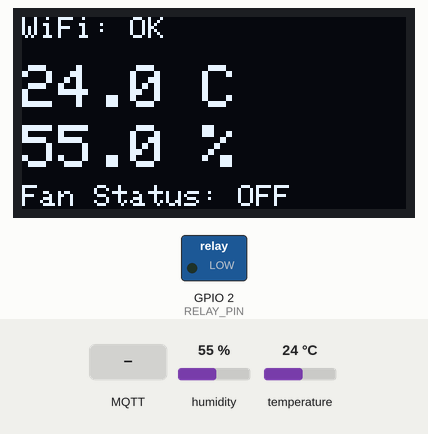
Simulated run of this program. Board: ESP32. Parts: 128×64 one-colour display, switched loads named in the program (green lamp = pin HIGH). The test bench sets the inputs (shaded band); at power-on: humidity 55 %, temperature 24 °C. WiFi joins after 1.5 s; servers stay silent unless stated; random numbers use the default seed unless the program sets one; no MQTT or app messages arrive unless stated; not simulated (calls return 0 or success): secrets.h; names the files do not define were given values by the test bench: SECRET_MQTT_PORT = 1883; what the program prints to the serial monitor is not drawn.

Above: at 3.7 s.
3.8 s: MQTT message "HEAT_ON" arrives on the first subscribed topic
At 4.5 s:
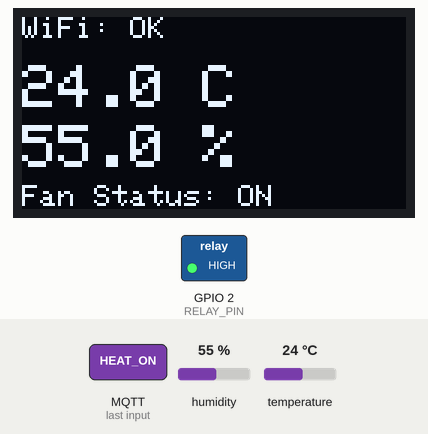
5.6 s: humidity set to 22 %
At 7.9 s:
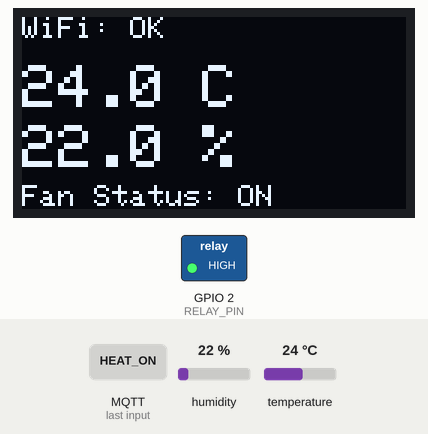
8.3 s: MQTT message "HEAT_OFF" arrives on the first subscribed topic
At 9.5 s:
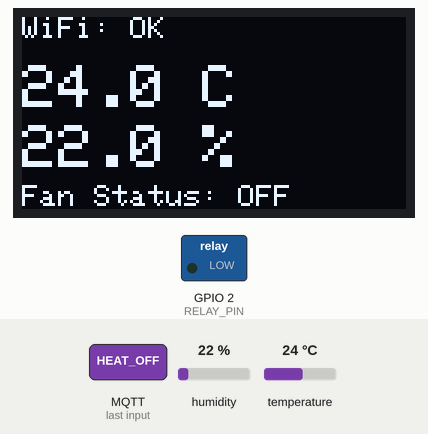
9.8 s: temperature set to 12 °C
At 11.7 s:
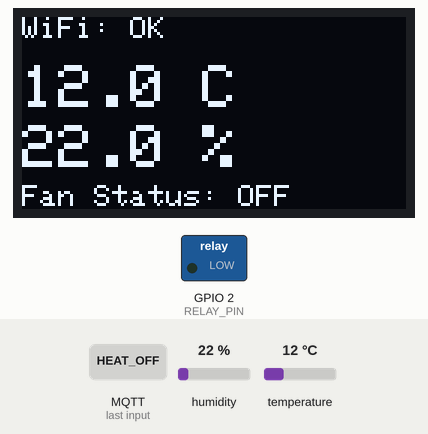
12.5 s: humidity set to 40 %
At 13.6 s:
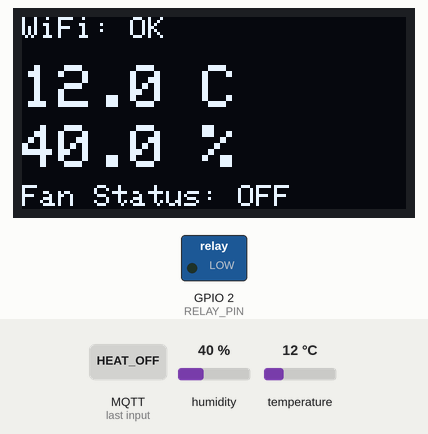
14.6 s: temperature set to 19 °C
At 15.5 s:
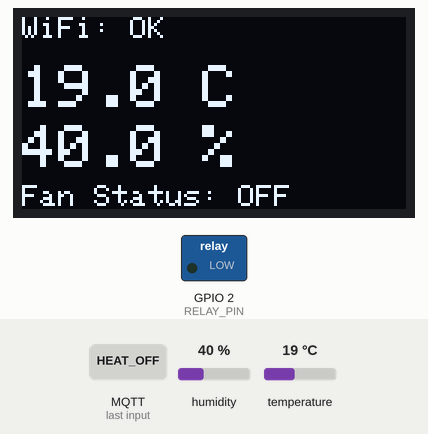
Timing chart, 0 to 17.6 s (numbered marks = the images above; inputs shaded):
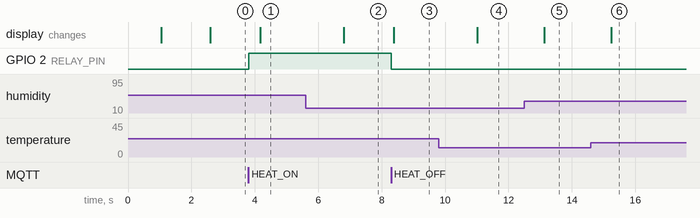

The program:

main.cpp
```cpp
#include <Arduino.h>
#include <WiFi.h>
#include <WiFiClientSecure.h>
#include <PubSubClient.h>
#include <Adafruit_GFX.h>
#include "secrets.h"
#include <Adafruit_SSD1306.h>
#include "DHT.h"

#define DHTPIN 15
#define RELAY_PIN 2

#define SCREEN_WIDTH 128
#define SCREEN_HEIGHT 64
#define OLED_RESET -1
#define SCREEN_ADDRESS 0x3C

// Credentials
const char *ssid = "Wokwi-GUEST";
const char *password = "";

// HiveMQ Credentials
const char *mqtt_server = SECRET_MQTT_SERVER;
const int mqtt_port = SECRET_MQTT_PORT;
const char *mqtt_user = SECRET_MQTT_USER;
const char *mqtt_pass = SECRET_MQTT_PASS;

// global objects
WiFiClientSecure espClient;
PubSubClient client(espClient);
DHT dht(DHTPIN, DHT22);
Adafruit_SSD1306 display(SCREEN_WIDTH, SCREEN_HEIGHT, &Wire, OLED_RESET);

// RTOS Handlers
TaskHandle_t SensorTask;
TaskHandle_t MqttTask;

void setup_wifi();
void reconnect();
void callback(char *topic, byte *payload, unsigned int length);
void sensorTaskCode(void *parameter);
void mqttTaskCode(void *parameter);
void updateOLED(float t, float h);

void setup()
{
  Serial.begin(115200);
  delay(1000);
  pinMode(RELAY_PIN, OUTPUT);
  digitalWrite(RELAY_PIN, LOW);

  dht.begin();

  // Initialize OLED
  if (!display.begin(SSD1306_SWITCHCAPVCC, SCREEN_ADDRESS))
  {
    Serial.println(F("SSD1306 allocation failed"));
  }
  display.clearDisplay();
  display.setTextColor(SSD1306_WHITE);
  display.setTextSize(1);
  display.setCursor(0, 20);
  display.println("Booting System...");
  display.display();

  // Configure secure WiFi for HiveMQ Cloud
  espClient.setInsecure(); // Skips certificate validation for prototyping

  setup_wifi();

  client.setServer(mqtt_server, mqtt_port);
  client.setCallback(callback);

  // MQTT connection and listening for commands Task
  xTaskCreatePinnedToCore(
      mqttTaskCode,
      "MQTT_Task",
      10000, // Stack size
      NULL,
      1, // Priority
      &MqttTask,
      0); // Core 0

  // Sensor Task
  xTaskCreatePinnedToCore(
      sensorTaskCode,
      "Sensor_Task",
      10000,
      NULL,
      1,
      &SensorTask,
      1);
}

void loop()
{
  vTaskDelete(NULL);
}

// continuously read sensors and publish data
void sensorTaskCode(void *parameter)
{
  int loopCounter = 0; // Each increment is 500ms

  for (;;)
  {
    float h = dht.readHumidity();
    float t = dht.readTemperature();

    if (!isnan(h) && !isnan(t))
    {
      // 1. UPDATE OLED IMMEDIATELY
      updateOLED(t, h);

      if (loopCounter >= 10)
      {
        if (client.connected())
        {
          String payload = "{\"temperature\": " + String(t) + ", \"humidity\": " + String(h) + "}";
          Serial.print("Cloud Update: ");
          Serial.println(payload);
          client.publish("beehive/telemetry", payload.c_str());
        }
        loopCounter = 0;
      }
    }

    loopCounter++;
    // Run the loop every 500ms
    vTaskDelay(500 / portTICK_PERIOD_MS);
  }
}

// keep MQTT alive and process incoming commands
void mqttTaskCode(void *parameter)
{
  for (;;)
  {
    if (!client.connected())
    {
      reconnect();
    }
    client.loop();                       // allows the library to receive incoming messages
    vTaskDelay(10 / portTICK_PERIOD_MS); // Small delay
  }
}

void setup_wifi()
{
  Serial.println();
  Serial.print("Connecting to ");
  Serial.println(ssid);
  WiFi.begin(ssid, password);
  while (WiFi.status() != WL_CONNECTED)
  {
    delay(500);
    Serial.print(".");
  }
  Serial.println("\nWiFi connected");
}

void reconnect()
{
  while (!client.connected())
  {
    Serial.print("Attempting MQTT connection...");
    String clientId = "ESP32Client-Wokwi-" + String(random(0xffff), HEX);

    if (client.connect(clientId.c_str(), mqtt_user, mqtt_pass))
    {
      Serial.println("connected to HiveMQ!");
      // Subscribe to the command topic
      client.subscribe("beehive/commands");
    }
    else
    {
      Serial.print("failed, rc=");
      Serial.print(client.state());
      Serial.println(" try again in 5 seconds");
      vTaskDelay(5000 / portTICK_PERIOD_MS);
    }
  }
}

// This function runs whenever a message arrives from the cloud
void callback(char *topic, byte *payload, unsigned int length)
{
  Serial.print("Message arrived on topic: ");
  Serial.print(topic);
  Serial.print(". Message: ");
  String messageTemp;

  for (int i = 0; i < length; i++)
  {
    Serial.print((char)payload[i]);
    messageTemp += (char)payload[i];
  }
  Serial.println();

  // If the cloud sends "HEAT_ON", turn on the relay
  if (String(topic) == "beehive/commands")
  {
    if (messageTemp == "HEAT_ON")
    {
      digitalWrite(RELAY_PIN, HIGH);
      Serial.println("-> Action: Relay turned ON");
    }
    else if (messageTemp == "HEAT_OFF")
    {
      digitalWrite(RELAY_PIN, LOW);
      Serial.println("-> Action: Relay turned OFF");
    }
  }
}

void updateOLED(float t, float h)
{
  display.clearDisplay();

  // Header
  display.setTextSize(1);
  display.setCursor(0, 0);
  display.print("WiFi: ");
  display.println(WiFi.status() == WL_CONNECTED ? "OK" : "ERR");

  // Temperature
  display.setCursor(0, 16);
  display.setTextSize(2);
  display.print(t, 1);
  display.print(" C");

  // Humidity
  display.setCursor(0, 36);
  display.print(h, 1);
  display.print(" %");

  // Fan/Relay Status
  display.setTextSize(1);
  display.setCursor(0, 56);
  display.print("Fan Status: ");
  display.print(digitalRead(RELAY_PIN) == HIGH ? "ON" : "OFF");

  display.display();
}
```

Measured:
- after the input at 3.8 s, GPIO 2 (RELAY_PIN): LOW → HIGH at once; the display: changes after 0.37 s (image 1)
- after the input at 5.6 s, the display: changes after 1.2 s (image 2)
- after the input at 8.3 s, GPIO 2 (RELAY_PIN): HIGH → LOW at once; the display: changes after 0.08 s (image 3)
- after the input at 9.8 s, the display: changes after 1.2 s (image 4)
- after the input at 12.5 s, the display: changes after 0.63 s (image 5)
- after the input at 14.6 s, the display: changes after 0.64 s (image 6)
